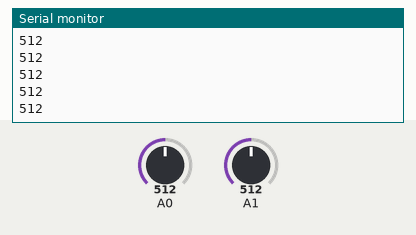
Recording of a sketch running on a simulated Arduino MKR. Shown: the last lines printed to the serial monitor. The inputs (shaded band) are chosen by the test bench; at power-on: A0 = 512, A1 = 512. WiFi joins after 1.5 s; servers stay silent unless stated.

Above: at 13.7 s.
13.8 s: A0 set to 716
At 14.4 s:
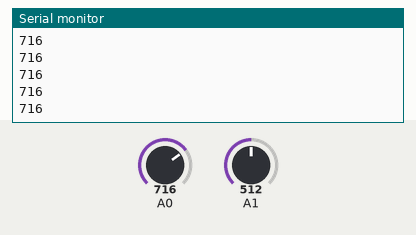
15.3 s: A0 set to 900
At 16.2 s:
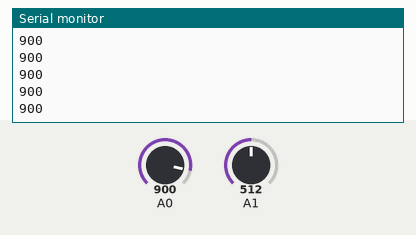
Timing chart, 0 to 18.3 s (numbered marks = the images above; inputs shaded):
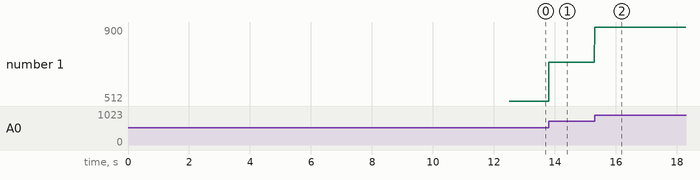

Measured:
- after the input at 13.8 s, the serial monitor: prints a new line at once (image 1)
- after the input at 15.3 s, the serial monitor: prints a new line at once (image 2)
- plotted number 1: 512 → 716 after the input at 13.8 s, 716 → 900 after the input at 15.3 s

The sketch:

Vibroacoustic_Arduino.ino
```cpp
#include <WiFiNINA.h>

void init_network(void);

char ssid[] = "88888888";                // your network SSID (name)
char pass[] = "***********";                // your network password (use for WPA, or use as key for WEP)
//======================================================================= WIFI
int packetSize; //received udp packet size
char packetBuffer[256]; //buffer to hold incoming packet
char *strings[3]; // an array of pointers to the pieces of the above array after strtok()
char *ptr = NULL;
int status = WL_IDLE_STATUS;             // the Wi-Fi radio's status
int a=0;
unsigned int average1 = 0;
unsigned int average2 = 0;


char pc_ip[] = "192.168.0.15";         //192.168.96.55, 192.168.0.15
unsigned int localPort = 4000;
//IPAddress ip;
WiFiUDP Udp;
unsigned char  ReplyBuffer[10];
//=======================================================================
void setup()
{
  // put your setup code here, to run once:
  Serial.begin(115200);
  init_network();
}

void loop()
{
  // put your main code here, to run repeatedly:
  unsigned int sensor1 = analogRead(A0);
  unsigned int sensor2 = analogRead(A1);
  Serial.println(sensor1);

  ReplyBuffer[0] = sensor1;
  ReplyBuffer[1] = sensor1 >> 8;
  ReplyBuffer[4] = sensor2;
  ReplyBuffer[5] = sensor2 >> 8;

  delay(5);

  if (a<50)
  {
    average1 = average1 + sensor1;
    average2 = average2 + sensor2;
    a = a+1;
  }
  else if(a==50)
  {
    average1 = average1/50;
    average2 = average2/50;
    a=a+1;
  }
  else
  {
    ReplyBuffer[2] = average1;
    ReplyBuffer[3] = average1 >> 8;
    ReplyBuffer[6] = average2;
    ReplyBuffer[7] = average2 >> 8;

    Udp.beginPacket(pc_ip, 4001);
    Udp.write(ReplyBuffer,10);
    Udp.endPacket();
  }

}


void init_network(void)// Wifi function block
{
// attempt to connect to Wi-Fi network:
  while (status != WL_CONNECTED)
  {
    Serial.print("Attempting to connect to network: ");
    Serial.println(ssid);
    // Connect to WPA/WPA2 network:
    status = WiFi.begin(ssid, pass);

    // wait 10 seconds for connection:
    delay(10000);
  }

  // you're connected now, so print out the data:
  Serial.println("You're connected to the network");
  Serial.println("---------------------------------------");


  delay(1000);
      Serial.println("Board Information:");
    // print your board's IP address:
    IPAddress ip = WiFi.localIP();
    Serial.print("IP Address: ");
    Serial.println(ip);

    // print your network's SSID:
    Serial.println();
    Serial.println("Network Information:");
    Serial.print("SSID: ");
    Serial.println(WiFi.SSID());

    // print the received signal strength:
    long rssi = WiFi.RSSI();
    Serial.print("signal strength (RSSI):");
    Serial.println(rssi);
    Serial.println("---------------------------------------");

    Udp.begin(localPort);     // local port = 4000

}
```
